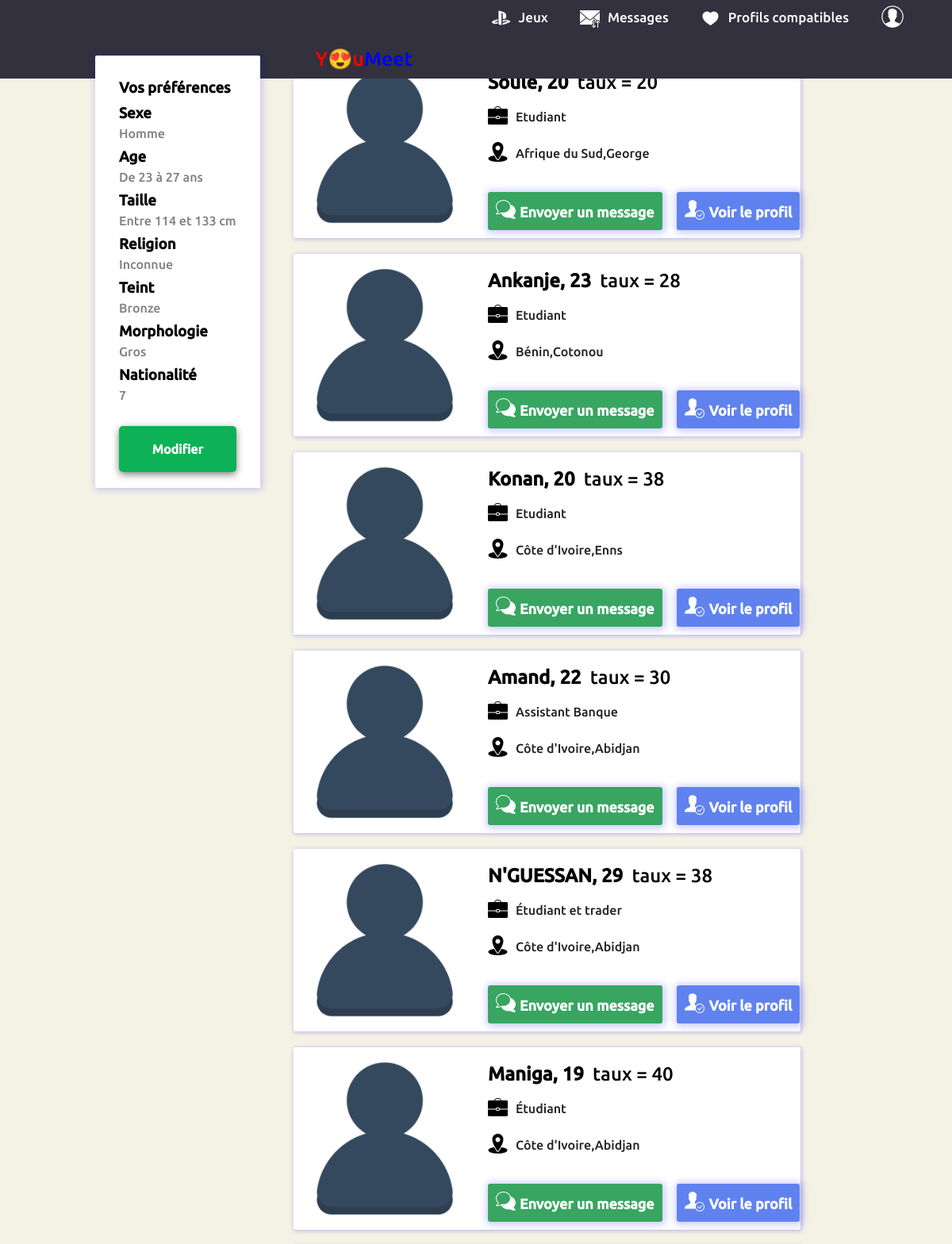
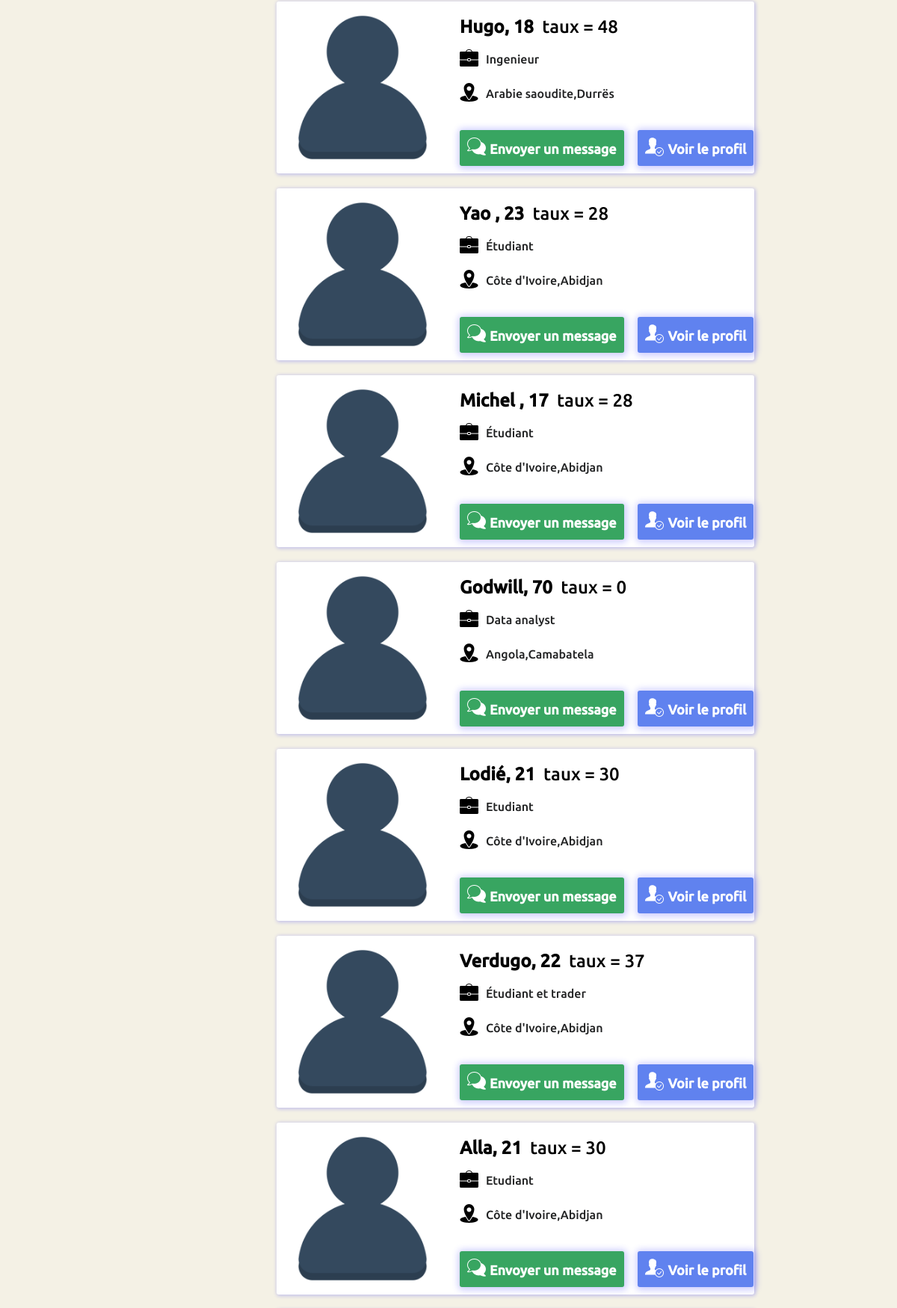
Screenshot of /user/dashboard/matches.php (signed in, upper part) with the database file from the repository (2 pictures, top to bottom).
### tables this page shows
CREATE TABLE `critere` (
  `id_critere` varchar(50) NOT NULL,
  `age_deb` int(11) NOT NULL,
  `age_fin` int(11) NOT NULL,
  `sexe` varchar(50) NOT NULL,
  `teint` varchar(50) DEFAULT NULL,
  `taille_deb` int(11) NOT NULL,
  `taille_fin` int(11) NOT NULL,
  `morphologie` varchar(50) DEFAULT NULL,
  `nationalite` int(11) DEFAULT NULL,
  `religion` varchar(50) DEFAULT NULL,
  `commentaire` text DEFAULT NULL
);

CREATE TABLE `individu` (
  `id` int(11) NOT NULL,
  `nom` varchar(225) NOT NULL,
  `prenoms` varchar(500) NOT NULL,
  `email` varchar(225) NOT NULL,
  `telephone` varchar(225) NOT NULL,
  `password` varchar(225) NOT NULL,
  `sexe` varchar(50) NOT NULL,
  `date_naissance` date NOT NULL,
  `profession` varchar(225) NOT NULL,
  `photo` varchar(225) DEFAULT NULL,
  `date_ins` datetime NOT NULL,
  `nationalite` int(11) NOT NULL,
  `religion` varchar(50) NOT NULL,
  `id_ville` int(11) NOT NULL,
  `id_pays` int(11) NOT NULL,
  `id_description` varchar(50) NOT NULL,
  `id_ci` varchar(50) DEFAULT NULL,
  `id_critere` varchar(50) NOT NULL
);

CREATE TABLE `pays` (
  `id_pays` int(11) NOT NULL,
  `nom_pays` varchar(500) NOT NULL
);

### php/functions.php (called while the page is built, shortened)
<?php
  function age($date) {
    $age = date('Y') - date('Y', strtotime($date));
    if (date('md') < date('md', strtotime($date))) {
      return $age - 1;
    }
    return $age;
  }
  function getMatchs($user){
    $liste_profils = [];
    $liste_profils_compatibles = [];
    $liste_criteres = ['morphologie','teint'];
    $bdd = Database::connect();
    $req = $bdd -> prepare('SELECT * FROM individu WHERE id != :id_user');
    $req -> execute(array('id_user' => $user->id));
    while($data = $req -> fetch()){
      $indiv = new Individu($data);
      $indiv->destroyPassword();
      array_push($liste_profils,$indiv);
    }
    foreach ($liste_profils as $profil) {
      if ($profil->sexe != getCritere($user,'sexe')) {
      }else{
        $compteur = 0;
        if ((getCritere($user,'age_deb')<= age($profil->date_naissance)) && (age($profil->date_naissance) <=getCritere($user,'age_fin')))
          $compteur++;
        if (getCritere($user,'religion') != null){
          if (getCritere($user,'religion') == $profil->religion)
            $compteur++;
        }else {
          $compteur++;
        }
        foreach ($liste_criteres as $critere) {
          if (getCritere($user,$critere) != null) {
            if(getCritere($user,$critere) == getDescription($profil,$critere))
            $compteur++;
          }else{
            $compteur++;
          }
        }
        $taux_critere = ($compteur / 6) * 0.5;
        $liste_ci_user = getCi($user);
		    $liste_ci_profil = getCi($profil);
        $nbre_ci_commun = count(array_intersect($liste_ci_profil,$liste_ci_user));
        $taux_ci = ($nbre_ci_commun/count($liste_ci_user))*0.5;
        $taux_compatibilite = ($taux_critere + $taux_ci) * 100;
        $profil->taux = $taux_compatibilite;
        array_push($liste_profils_compatibles,$profil);
    }
  }
  return $liste_profils_compatibles;
}
function getCritere($user,$critere){
  $bdd = Database::connect();
  $req = $bdd -> prepare('SELECT age_deb, age_fin, sexe, teint, taille_deb, taille_fin, morphologie, nationalite, religion FROM critere WHERE id_critere = :id_user');
  $req -> execute(array('id_user' => $user->id_critere));
  $data = $req -> fetch();
  return $data[$critere];
}
function getCi($user){
  $bdd = Database::connect();
  $req = $bdd -> prepare('SELECT ci FROM centre_interet WHERE id_ci = :id_user');
  $req -> execute(array('id_user' => $user->id_ci));
  $data = $req -> fetch();
  $ci = explode(",",$data['ci']);
  return $ci;
}
function getDescription($user,$description){
  $bdd = Database::connect();
  $req = $bdd -> prepare('SELECT taille, teint, morphologie FROM description WHERE id_description = :id_user');
  $req -> execute(array('id_user' => $user->id_description));
  $data = $req -> fetch();
  return $data[$description];
}
function getNationalite($id){
  $bdd = Database::connect();
  $req = $bdd -> prepare('SELECT * FROM pays WHERE id_pays = :id_user');
  $req -> execute(array('id_user' => $id));
  $data = $req -> fetch();
  return $data['nom_pays'];
}
function getVille($id){
  $bdd = Database::connect();
  $req = $bdd -> prepare('SELECT * FROM villes WHERE id_ville = :id_user');
  $req -> execute(array('id_user' => $id));
  $data = $req -> fetch();
  return $data['nom_ville'];
}
?>

### models/Individu.php (called while the page is built, shortened)
<?php
  class Individu {
    public function __construct($row)
    {
      if (isset($row['id'])) {
        $this->id = $row['id'];
      }
      if (isset($row['nom'])) {
        $this->nom = $row['nom'];
      }
      if (isset($row['date_naissance'])) {
        $this->date_naissance = $row['date_naissance'];
      }
      if (isset($row['profession'])) {
        $this->profession = $row['profession'];
      }
      if (isset($row['id_ci'])) {
        $this->id_ci = $row['id_ci'];
      }
    }
  }
 ?>

### user/dashboard/matches.php (the view, shortened to what this page needs)
<?php
  include '../../models/Individu.php';
  include '../../php/functions.php';
  if (isset($_SESSION['user'])) {
    $user = $_SESSION['user'];
    $user->matches = getMatchs($user);
    $matchs = $user->matches;
  ?>
  <!DOCTYPE html>
  <html lang="en">
  <head>
      <link rel="stylesheet" href="../../css/settings.css">
  </head>
  <body>
    <header>
      <?php include '../../stuffs/header.php'; ?>
    </header>
    <div class="body" id="prof_comp">
      <?php
        $connection = Database::connect();
        $requette = $connection->prepare("SELECT * FROM critere WHERE id_critere=(SELECT id_critere FROM individu WHERE id=?)");
        $requette->execute([$user->id]);
        $prefs = $requette->fetch();
       ?>
      <div class="list" id="pref">
        <h3>Vos préférences</h3>
        <h3>Sexe</h3>
        <span><?php echo $prefs['sexe']; ?></span><br>
        <h3>Age</h3>
        <span>De <span id="age_inf"><?php echo $prefs['age_deb']; ?></span> à <span id="age_sup"><?php echo $prefs['age_fin']; ?></span> ans</span>
        <h3>Taille</h3>
        <span>Entre <span id="tailleMatch_inf"><?php echo $prefs['taille_deb']; ?></span> et <span id="tailleMatch_sup"><?php echo $prefs['taille_fin']; ?></span>  cm</span>
        <h3>Religion</h3>
        <span><?php echo ($prefs['religion'] == null) ? "Sans importance" : $prefs['religion']; ?></span><br>
        <h3>Teint</h3>
        <span><?php echo ($prefs['teint'] == null) ? "Sans importance" : $prefs['teint']; ?></span><br>
        <h3>Morphologie</h3>
        <span><?php echo ($prefs['morphologie'] == null) ? "Sans importance" : $prefs['morphologie']; ?></span><br>
        <h3>Nationalité</h3>
        <span><?php echo ($prefs['nationalite'] == null) ? "Sans importance" : $prefs['nationalite']; ?></span><br>
        <a href="settings.php#preferences">
          <button class="" type="button" name="button">Modifier</button>
        </a>
      </div>
      <div class="screen" id="profils">
        <?php
          foreach ($matchs as $match) {
              $taux =round($match->taux, 0);
              $age = age($match->date_naissance);
            echo'
            <div class="content profil" >
              <div class="container">
                <div class="photo">
                  <img src="../../images/user.webp">
                </div>
                <div class="info_match">
                  <h2>'.$match->nom.',&nbsp'.$age.'&nbsp&nbsp<span>taux = '.$taux.'</span></h2>
                  <div class="line">
                    <div class="ic-job"></div>
                    <label class="label-10">'.$match->profession.'</label>
                  </div>
                  <br>
                  <div class="line">
                    <div class="ic-lieu"></div>
                    <label class="label-10">'.getNationalite($match->id_pays).','.getVille($match->id_ville).'</label>
                  </div>
                  <div class="line">
                    <button class="btn" type="button" name="btn_msg" onclick=""><a style="color:white;" href="../../php/discussion.php?id='.$match->id.'" ><div class="ic-msg"><p>Envoyer un message</p></div></a></button>
                    <button class="btn blue" type="button" name="btn_profil" onclick="" ><a style="color:white;" href=profil.php?id='.$match->id.'&taux='.$taux.'><div class="ic-profil"><p>Voir le profil</p></div></a></button>
                  </div>
                </div>
                <!--<div class="photo taux">
                  <img src="../../images/gif/heart2.gif">
                </div> -->
              </div>
            </div>
            ';
        }
        ?>
      </div>
      </div>
  </body>
  </html>
  <?php
  }else {
    header("location: ../../");
  }
?>

### css/settings.css (style rules this page uses)
html,body { background-color: rgb(244, 241, 229); padding: 0; margin: 0; }
.body { padding-top: 70px; display: flex; margin-left: 10%; margin-right: 10%; }
.container { display: flex; padding: 0; width: 100%; }
#pref { position: fixed; background-color: white; height: auto; padding:20px 30px; padding-bottom: 20px; border-radius: 2px; box-shadow: 1px 1px 10px 1px rgba(0, 0, 255, .2); }
.list h3 { margin-top: 10px; margin-bottom:5px; }
.list span { color: grey; }
.screen { width: 100%; margin-left: 250px; }
.content { margin-top: 20px; border-radius: 1.5px; padding: 12px 16px; background-color: white; box-shadow: 1px 1px 5px 1px rgba(0, 0, 255, .2); }
.content:first-child { margin-top: 0; }
.profil { width: 90%; padding: 0; border-radius: 3px; }
.photo { height: 230px; width: 230px; }
.photo img { height: 100%; width: 100%; padding-bottom: 0; }
.info_match { margin-left: 15px; }
.info_match span { font-weight: normal; }
.info_match p { font-size: 18px; }
.btn { margin-top: 30px; border-radius: 3px; padding: 10px; color: white; border: none; background-color: rgb(56, 165, 97); font-size: 15px; font-weight: bold; box-shadow: 1px 1px 10px 3px rgba(0, 0, 255, .2); }
.btn p { float: right; margin: 0; padding-top: 5px; padding-left:5px; }
.line { margin-top: 10px; }
.line label { color: rgb(32, 33, 34); max-width: 10px; }
.label-10 { margin-left: 10px; }
#pref button { width: 100%; background-color: #0eb256; border-style: none; border-radius: 5px; padding: 20px; font-size: 16px; font-weight: bold; color: white; margin-top: 30px; box-shadow: 0px 3px 10px 0px grey ; }
.blue { background-color: rgb(96, 130, 239); margin-left: 15px; }
.ic-msg:before { content:url(../images/icons/icons8-bavarder-25.png); }
.ic-profil:before { content:url(../images/icons/icons8-profil-25.png); }
.ic-job:before { content:url(../images/icons/icons8-affaire-25.png); }
.ic-lieu:before { content:url(../images/icons/icons8-lieu-25.png); }
.ic-job { margin-top: -5px; float: left; }
.ic-lieu { margin-top: -5px; float: left; }

### rows the page displays
critere: sexe "Homme", age_deb "23", age_fin "27", taille_deb "114", taille_fin "133", religion "Inconnue", teint "Bronze", morphologie "Gros", nationalite "7"
individu: nom "Soulé", date_naissance "20", taux "20", profession "Etudiant", id_pays.nom_pays "Afrique du Sud", id_ville "George"
individu: nom "Ankanje", date_naissance "23", taux "28", profession "Etudiant", id_pays.nom_pays "Bénin", id_ville "Cotonou"
individu: nom "Konan", date_naissance "20", taux "38", profession "Etudiant", id_pays.nom_pays "Côte d'Ivoire", id_ville "Enns"
individu: nom "Amand", date_naissance "22", taux "30", profession "Assistant Banque", id_pays.nom_pays "Côte d'Ivoire", id_ville "Abidjan"
individu: nom "N'GUESSAN", date_naissance "29", taux "38", profession "Étudiant et trader", id_pays.nom_pays "Côte d'Ivoire", id_ville "Abidjan"
individu: nom "Maniga", date_naissance "19", taux "40", profession "Étudiant", id_pays.nom_pays "Côte d'Ivoire", id_ville "Abidjan"
individu: nom "Hugo", date_naissance "18", taux "48", profession "Ingenieur", id_pays.nom_pays "Arabie saoudite", id_ville "Durrës"
individu: nom "Yao", date_naissance "23", taux "28", profession "Étudiant", id_pays.nom_pays "Côte d'Ivoire", id_ville "Abidjan"
individu: nom "Michel", date_naissance "17", taux "28", profession "Étudiant", id_pays.nom_pays "Côte d'Ivoire", id_ville "Abidjan"
individu: nom "Godwill", date_naissance "70", taux "0", profession "Data analyst", id_pays.nom_pays "Angola", id_ville "Camabatela"
individu: nom "Lodié", date_naissance "21", taux "30", profession "Etudiant", id_pays.nom_pays "Côte d'Ivoire", id_ville "Abidjan"
individu: nom "Verdugo", date_naissance "22", taux "37", profession "Étudiant et trader", id_pays.nom_pays "Côte d'Ivoire", id_ville "Abidjan"
individu: nom "Alla", date_naissance "21", taux "30", profession "Etudiant", id_pays.nom_pays "Côte d'Ivoire", id_ville "Abidjan"
